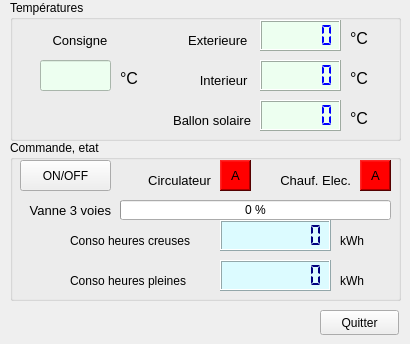
  <widget class="QWidget" name="tab">
   <attribute name="title">
    <string>Chauffage</string>
   </attribute>
   <widget class="QGroupBox" name="groupBox">
    <property name="geometry">
     <rect>
      <x>10</x>
      <y>0</y>
      <width>391</width>
      <height>141</height>
     </rect>
    </property>
    <property name="title">
     <string>Températures</string>
    </property>
    <widget class="QLabel" name="label">
     <property name="geometry">
      <rect>
       <x>30</x>
       <y>30</y>
       <width>71</width>
       <height>20</height>
      </rect>
     </property>
     <property name="font">
      <font>
       <pointsize>10</pointsize>
      </font>
     </property>
     <property name="text">
      <string>Consigne </string>
     </property>
     <property name="alignment">
      <set>Qt::AlignRight|Qt::AlignTrailing|Qt::AlignVCenter</set>
     </property>
    </widget>
    <widget class="QLabel" name="label_2">
     <property name="geometry">
      <rect>
       <x>150</x>
       <y>30</y>
       <width>91</width>
       <height>20</height>
      </rect>
     </property>
     <property name="font">
      <font>
       <pointsize>10</pointsize>
      </font>
     </property>
     <property name="text">
      <string> Exterieure </string>
     </property>
     <property name="alignment">
      <set>Qt::AlignRight|Qt::AlignTrailing|Qt::AlignVCenter</set>
     </property>
    </widget>
    <widget class="QLabel" name="label_3">
     <property name="geometry">
      <rect>
       <x>150</x>
       <y>70</y>
       <width>91</width>
       <height>20</height>
      </rect>
     </property>
     <property name="font">
      <font>
       <pointsize>10</pointsize>
      </font>
     </property>
     <property name="layoutDirection">
      <enum>Qt::RightToLeft</enum>
     </property>
     <property name="text">
      <string>Interieur </string>
     </property>
     <property name="alignment">
      <set>Qt::AlignRight|Qt::AlignTrailing|Qt::AlignVCenter</set>
     </property>
    </widget>
    <widget class="QLCDNumber" name="lcdNumber_3">
     <property name="geometry">
      <rect>
       <x>250</x>
       <y>60</y>
       <width>81</width>
       <height>31</height>
      </rect>
     </property>
     <property name="styleSheet">
      <string notr="true">color: rgb(0, 0, 255);
background-color: rgb(237, 255, 240)</string>
     </property>
     <property name="smallDecimalPoint">
      <bool>true</bool>
     </property>
     <property name="segmentStyle">
      <enum>QLCDNumber::Flat</enum>
     </property>
    </widget>
    <widget class="QLCDNumber" name="lcdNumber_2">
     <property name="geometry">
      <rect>
       <x>250</x>
       <y>20</y>
       <width>81</width>
       <height>31</height>
      </rect>
     </property>
     <property name="styleSheet">
      <string notr="true">color: rgb(0, 0, 255);
background-color: rgb(237, 255, 240)</string>
     </property>
     <property name="smallDecimalPoint">
      <bool>true</bool>
     </property>
     <property name="segmentStyle">
      <enum>QLCDNumber::Flat</enum>
     </property>
     <property name="value" stdset="0">
      <double>0.000000000000000</double>
     </property>
    </widget>
    <widget class="QLCDNumber" name="lcdNumber_4">
     <property name="geometry">
      <rect>
       <x>250</x>
       <y>100</y>
       <width>81</width>
       <height>31</height>
      </rect>
     </property>
     <property name="styleSheet">
      <string notr="true">color: rgb(0, 0, 255);
background-color: rgb(237, 255, 240)
</string>
     </property>
     <property name="lineWidth">
      <number>1</number>
     </property>
     <property name="smallDecimalPoint">
      <bool>true</bool>
     </property>
     <property name="segmentStyle">
      <enum>QLCDNumber::Flat</enum>
     </property>
    </widget>
    <widget class="QLabel" name="label_4">
     <property name="geometry">
      <rect>
       <x>150</x>
       <y>110</y>
       <width>91</width>
       <height>20</height>
      </rect>
     </property>
     <property name="font">
      <font>
       <pointsize>10</pointsize>
      </font>
     </property>
     <property name="text">
      <string>Ballon solaire</string>
     </property>
     <property name="alignment">
      <set>Qt::AlignRight|Qt::AlignTrailing|Qt::AlignVCenter</set>
     </property>
    </widget>
    <widget class="QLabel" name="label_5">
     <property name="geometry">
      <rect>
       <x>340</x>
       <y>30</y>
       <width>21</width>
       <height>16</height>
      </rect>
     </property>
     <property name="font">
      <font>
       <pointsize>12</pointsize>
      </font>
     </property>
     <property name="text">
      <string>°C</string>
     </property>
    </widget>
    <widget class="QLabel" name="label_6">
     <property name="geometry">
      <rect>
       <x>340</x>
       <y>70</y>
       <width>21</width>
       <height>16</height>
      </rect>
     </property>
     <property name="font">
      <font>
       <pointsize>12</pointsize>
      </font>
     </property>
     <property name="text">
      <string>°C</string>
     </property>
    </widget>
    <widget class="QLabel" name="label_7">
     <property name="geometry">
      <rect>
       <x>340</x>
       <y>110</y>
       <width>21</width>
       <height>16</height>
      </rect>
     </property>
     <property name="font">
      <font>
       <pointsize>12</pointsize>
      </font>
     </property>
     <property name="text">
      <string>°C</string>
     </property>
    </widget>
    <widget class="QLabel" name="label_8">
     <property name="geometry">
      <rect>
       <x>110</x>
       <y>70</y>
       <width>21</width>
       <height>16</height>
      </rect>
     </property>
     <property name="font">
      <font>
       <pointsize>12</pointsize>
      </font>
     </property>
     <property name="text">
      <string>°C</string>
     </property>
    </widget>
    <widget class="QLineEdit" name="lineEdit">
     <property name="geometry">
      <rect>
       <x>30</x>
       <y>60</y>
       <width>71</width>
       <height>31</height>
      </rect>
     </property>
     <property name="font">
      <font>
       <pointsize>16</pointsize>
      </font>
     </property>
     <property name="focusPolicy">
      <enum>Qt::ClickFocus</enum>
     </property>
     <property name="styleSheet">
      <string notr="true">color: rgb(255, 0, 0);
background-color: rgb(237, 255, 240)</string>
     </property>
     <property name="inputMethodHints">
      <set>Qt::ImhDigitsOnly</set>
     </property>
     <property name="text">
      <string notr="true"/>
     </property>
     <property name="maxLength">
      <number>5</number>
     </property>
     <property name="alignment">
      <set>Qt::AlignRight|Qt::AlignTrailing|Qt::AlignVCenter</set>
     </property>
    </widget>
   </widget>
   <widget class="QGroupBox" name="groupBox_2">
    <property name="geometry">
     <rect>
      <x>10</x>
      <y>140</y>
      <width>391</width>
      <height>161</height>
     </rect>
    </property>
    <property name="title">
     <string>Commande, etat</string>
    </property>
    <widget class="QPushButton" name="pushButton">
     <property name="geometry">
      <rect>
       <x>10</x>
       <y>20</y>
       <width>91</width>
       <height>31</height>
      </rect>
     </property>
     <property name="styleSheet">
      <string notr="true"/>
     </property>
     <property name="text">
      <string notr="true">ON/OFF</string>
     </property>
     <property name="checkable">
      <bool>false</bool>
     </property>
    </widget>
    <widget class="QLabel" name="label_10">
     <property name="geometry">
      <rect>
       <x>210</x>
       <y>20</y>
       <width>31</width>
       <height>31</height>
      </rect>
     </property>
     <property name="font">
      <font>
       <pointsize>10</pointsize>
      </font>
     </property>
     <property name="styleSheet">
      <string notr="true">background-color: rgb(255, 0, 0);</string>
     </property>
     <property name="frameShape">
      <enum>QFrame::WinPanel</enum>
     </property>
     <property name="frameShadow">
      <enum>QFrame::Raised</enum>
     </property>
     <property name="text">
      <string>A</string>
     </property>
     <property name="alignment">
      <set>Qt::AlignCenter</set>
     </property>
    </widget>
    <widget class="QLabel" name="label_11">
     <property name="geometry">
      <rect>
       <x>0</x>
       <y>60</y>
       <width>101</width>
       <height>20</height>
      </rect>
     </property>
     <property name="font">
      <font>
       <pointsize>10</pointsize>
      </font>
     </property>
     <property name="text">
      <string>Vanne 3 voies</string>
     </property>
     <property name="alignment">
      <set>Qt::AlignRight|Qt::AlignTrailing|Qt::AlignVCenter</set>
     </property>
    </widget>
    <widget class="QProgressBar" name="progressBar">
     <property name="geometry">
      <rect>
       <x>110</x>
       <y>60</y>
       <width>271</width>
       <height>20</height>
      </rect>
     </property>
     <property name="value">
      <number>0</number>
     </property>
     <property name="textVisible">
      <bool>true</bool>
     </property>
     <property name="format">
      <string>%p %</string>
     </property>
    </widget>
    <widget class="QLabel" name="label_30">
     <property name="geometry">
      <rect>
       <x>60</x>
       <y>90</y>
       <width>151</width>
       <height>21</height>
      </rect>
     </property>
     <property name="styleSheet">
      <string notr="true">font: 10pt &quot;Sans Serif&quot;;</string>
     </property>
     <property name="text">
      <string>Conso heures creuses </string>
     </property>
    </widget>
    <widget class="QLabel" name="label_31">
     <property name="geometry">
      <rect>
       <x>330</x>
       <y>90</y>
       <width>41</width>
       <height>21</height>
      </rect>
     </property>
     <property name="styleSheet">
      <string notr="true">font: 12pt &quot;Sans Serif&quot;;</string>
     </property>
     <property name="text">
      <string>kWh</string>
     </property>
    </widget>
    <widget class="QLCDNumber" name="lcdNumber_12">
     <property name="geometry">
      <rect>
       <x>210</x>
       <y>80</y>
       <width>111</width>
       <height>31</height>
      </rect>
     </property>
     <property name="styleSheet">
      <string notr="true">background-color: rgb(220, 251, 255);
color: rgb(0, 0, 127);</string>
     </property>
     <property name="smallDecimalPoint">
      <bool>true</bool>
     </property>
     <property name="numDigits">
      <number>7</number>
     </property>
     <property name="segmentStyle">
      <enum>QLCDNumber::Flat</enum>
     </property>
     <property name="intValue" stdset="0">
      <number>0</number>
     </property>
    </widget>
    <widget class="QLCDNumber" name="lcdNumber_13">
     <property name="geometry">
      <rect>
       <x>210</x>
       <y>120</y>
       <width>111</width>
       <height>31</height>
      </rect>
     </property>
     <property name="styleSheet">
      <string notr="true">background-color: rgb(220, 251, 255);
color: rgb(0, 0, 127);</string>
     </property>
     <property name="smallDecimalPoint">
      <bool>true</bool>
     </property>
     <property name="numDigits">
      <number>7</number>
     </property>
     <property name="segmentStyle">
      <enum>QLCDNumber::Flat</enum>
     </property>
     <property name="intValue" stdset="0">
      <number>0</number>
     </property>
    </widget>
    <widget class="QLabel" name="label_32">
     <property name="geometry">
      <rect>
       <x>60</x>
       <y>130</y>
       <width>151</width>
       <height>21</height>
      </rect>
     </property>
     <property name="styleSheet">
      <string notr="true">font: 10pt &quot;Sans Serif&quot;;</string>
     </property>
     <property name="text">
      <string>Conso heures pleines</string>
     </property>
    </widget>
    <widget class="QLabel" name="label_33">
     <property name="geometry">
      <rect>
       <x>330</x>
       <y>130</y>
       <width>41</width>
       <height>21</height>
      </rect>
     </property>
     <property name="styleSheet">
      <string notr="true">font: 12pt &quot;Sans Serif&quot;;</string>
     </property>
     <property name="text">
      <string>kWh</string>
     </property>
    </widget>
    <widget class="QLabel" name="label_37">
     <property name="geometry">
      <rect>
       <x>110</x>
       <y>30</y>
       <width>91</width>
       <height>20</height>
      </rect>
     </property>
     <property name="font">
      <font>
       <pointsize>10</pointsize>
      </font>
     </property>
     <property name="text">
      <string>Circulateur</string>
     </property>
     <property name="alignment">
      <set>Qt::AlignRight|Qt::AlignTrailing|Qt::AlignVCenter</set>
     </property>
    </widget>
    <widget class="QLabel" name="label_27">
     <property name="geometry">
      <rect>
       <x>350</x>
       <y>20</y>
       <width>31</width>
       <height>31</height>
      </rect>
     </property>
     <property name="font">
      <font>
       <pointsize>10</pointsize>
      </font>
     </property>
     <property name="styleSheet">
      <string notr="true">background-color: rgb(255, 0, 0);</string>
     </property>
     <property name="frameShape">
      <enum>QFrame::WinPanel</enum>
     </property>
     <property name="frameShadow">
      <enum>QFrame::Raised</enum>
     </property>
     <property name="text">
      <string>A</string>
     </property>
     <property name="alignment">
      <set>Qt::AlignCenter</set>
     </property>
    </widget>
    <widget class="QLabel" name="label_51">
     <property name="geometry">
      <rect>
       <x>250</x>
       <y>30</y>
       <width>91</width>
       <height>20</height>
      </rect>
     </property>
     <property name="font">
      <font>
       <pointsize>10</pointsize>
      </font>
     </property>
     <property name="text">
      <string>Chauf. Elec.</string>
     </property>
     <property name="alignment">
      <set>Qt::AlignRight|Qt::AlignTrailing|Qt::AlignVCenter</set>
     </property>
    </widget>
   </widget>
   <widget class="QPushButton" name="pushButton_quit">
    <property name="geometry">
     <rect>
      <x>320</x>
      <y>310</y>
      <width>79</width>
      <height>25</height>
     </rect>
    </property>
    <property name="text">
     <string>Quitter</string>
    </property>
   </widget>
  </widget>
